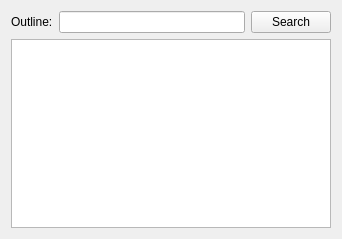
           <widget class="QWidget" name="scrollAreaWidgetContents_7">
            <property name="geometry">
             <rect>
              <x>0</x>
              <y>0</y>
              <width>342</width>
              <height>239</height>
             </rect>
            </property>
            <layout class="QVBoxLayout" name="verticalLayout_3">
             <item>
              <layout class="QHBoxLayout" name="horizontalLayout_16">
               <item>
                <widget class="QLabel" name="label_40">
                 <property name="text">
                  <string>Outline:</string>
                 </property>
                </widget>
               </item>
               <item>
                <widget class="QLineEdit" name="steno_outline">
                 <property name="focusPolicy">
                  <enum>Qt::ClickFocus</enum>
                 </property>
                </widget>
               </item>
               <item>
                <widget class="QPushButton" name="steno_spellcheck">
                 <property name="focusPolicy">
                  <enum>Qt::NoFocus</enum>
                 </property>
                 <property name="text">
                  <string>Search</string>
                 </property>
                </widget>
               </item>
              </layout>
             </item>
             <item>
              <widget class="QListWidget" name="stenospell_res">
               <property name="focusPolicy">
                <enum>Qt::NoFocus</enum>
               </property>
              </widget>
             </item>
            </layout>
           </widget>
